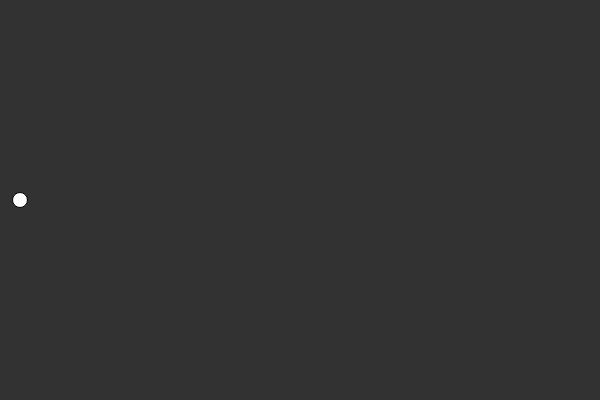
Frame 1 (no input)
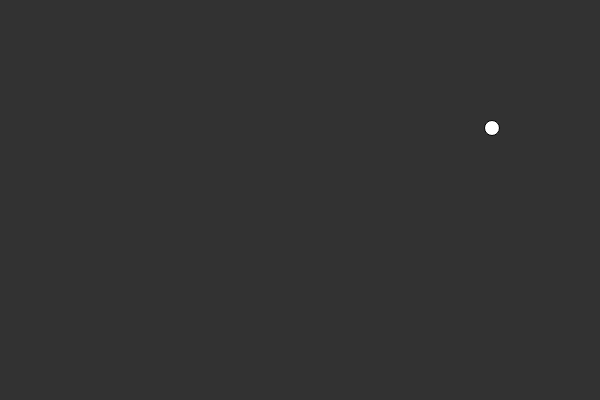
Frame 60 (no input)
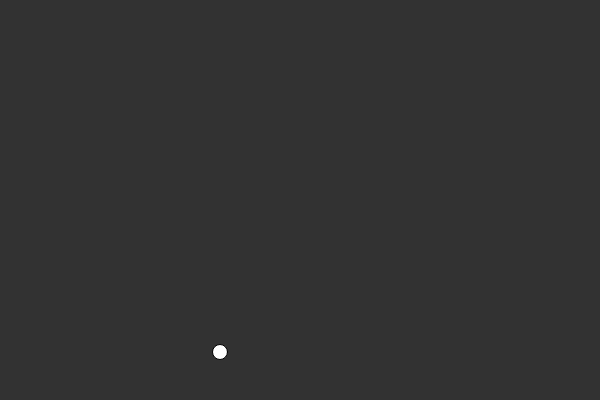
Frame 120 (the mouse pressed at the canvas centre since frame 60)

The p5.js sketch that drew these frames (run headless with seeded random() and noise() and a simulated clock; from frame 60 on, the mouse is pressed at the canvas centre):

// p5.js sketch
// ── sketch.js
var ball = {
  x: 20,
  y: 200,
  size: 15,
  speed: {
    x: 8,
    y: 8
  },

  display: function () {
    // note that to access any of ball's properties, you must use dot notation, using the special keyword this
    ellipse(this.x, this.y, this.size, this.size);
  },

  update: function () {
    this.checkForBounce();
    this.move();
  },

  move: function () {
    this.x += this.speed.x; // this line is the same as: this.x = this.x + 1;
    this.y +=this.speed.y;
  },

  checkForBounce: function () {
    if (this.x > width - this.size / 2) this.bounceX();
    if (this.x < this.size / 2) this.bounceX();
    if (this.y > height - this.size / 2) this.bounceY();
    if (this.y < this.size / 2) this.bounceY();

  },

  bounce: function () {
    this.bounceX();
    this.bounceY();// your code goes here; a hint: this will require making your own variable as well as defining this function
    // another hint: notice that ball is defined using object literal notation
  },

  bounceX: function() {
    this.speed.x *= -1
  },

  bounceY: function() {
    this.speed.y *=-1
  }
};

var setup = function() { // setup is called only when the sketch starts
  createCanvas(600, 400);
};

var draw = function() { // draw is called 60 times per second; animation goes here.
  background(50); // pay special attention to this line; what does it do?
  ball.display();
  ball.update();
};
